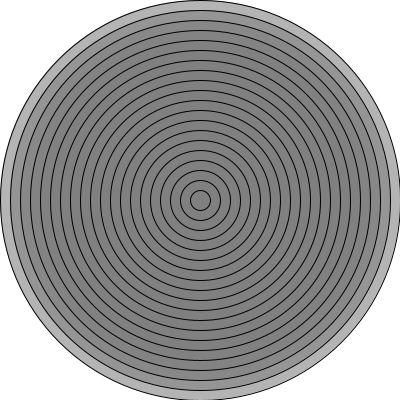
Frame 1 (no input)
Frame 60 (the mouse pressed at the canvas centre just before this capture): identical to frame 1, image omitted
Frame 120 (the mouse held since frame 60 and released just before this capture): identical to frame 1, image omitted

The Processing sketch that drew this single still picture (run headless with seeded random() and noise(); from frame 60 on, the mouse is pressed at the canvas centre):

// Processing sketch: FdI_2019_05_introducing_for
// ── FdI_2019_05_introducing_for.pde
void setup() {
  size(400, 400);
}

void draw() {
  background(255);

  fill(128, 150);
  //ellipse(width/2, height/2, width, height);

  
  for(float offset = 0; offset < width/2; offset = offset + 10  ){
    ellipse(width/2, height/2, 
      width - offset*2, height - offset*2);
  }
}
